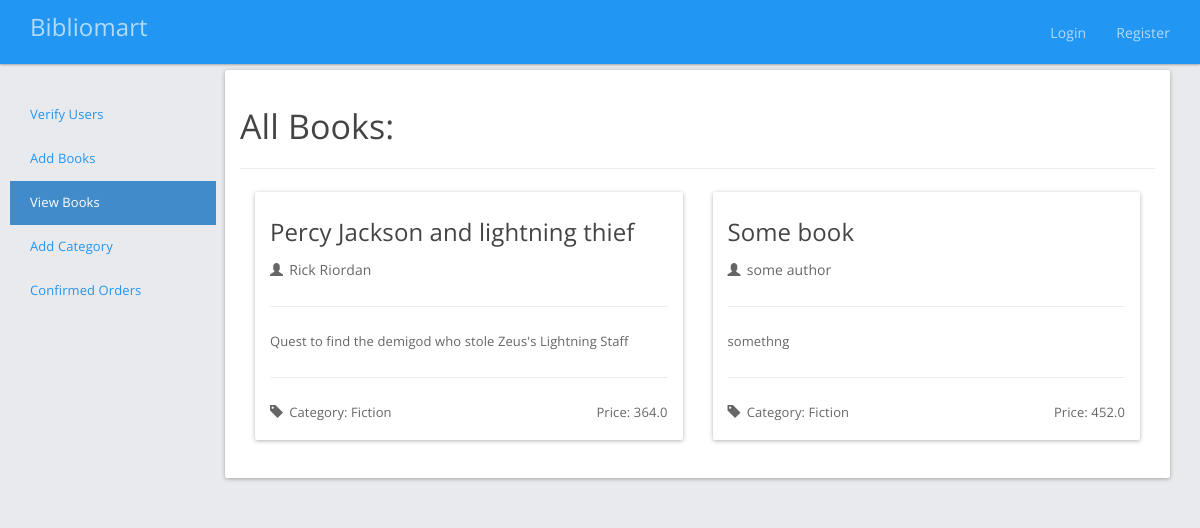
The app's page /admin/books with its own data.
### models.py (models this page shows, shortened)
class Book(db.Model):
    __tablename__ = "book"
    id = db.Column(db.String, primary_key=True)
    title = db.Column(db.String, nullable=False)
    author = db.Column(db.String, nullable=False)
    price = db.Column(db.Float, nullable=False)
    description = db.Column(db.Text, nullable=False)
    date_added = db.Column(db.DateTime)
    category_id = db.Column(db.String, db.ForeignKey('category.id'))
    category = db.relationship('Category',backref=db.backref('book', lazy='dynamic'))
    images = db.relationship('Image', backref='book', lazy='dynamic')
    carts = db.relationship("Cart", secondary="cart_book", viewonly=True)

class Category(db.Model):
    __tablename__ = "category"
    id = db.Column(db.String, primary_key=True)
    name = db.Column(db.String, nullable=False)

### app.py (the view)
@app.route('/admin/books')
def admin_view_books():
    books = Book.query.all()
    return render_template("admin-view-books.html", page="admin_view_books", books=books)

### app.py (called while the page is built)
@app.before_request
def before_request():
    g.user = current_user

### templates/admin-view-books.html (shortened to what this page needs)
<!DOCTYPE html>
<html lang="en">
<head>
    <link href="{{ url_for('static', filename='css/bootswatch.css')}}" rel="stylesheet">
    <link href="{{ url_for('static', filename='css/styles.css') }}" rel="stylesheet">
</head>
<body style="padding-top: 70px;">
    {% include 'navbar.html' %}
    <div id="modal-bg" class="modal-bg">
        <div class="container">
            <div class="row">
                <div class="col-md-2" >
                    <ul class="nav nav-sidebar">
                        <li>
                            <a href="{{url_for('admin_verify')}}">
                                Verify Users
                            </a>
                        </li>
                        <li>
                            <a href="{{url_for('add_book')}}">
                                Add Books
                            </a>
                        </li>
                        <li class="active">
                            <a href="{{url_for('admin_view_books')}}">
                                View Books
                            </a>
                        </li>
                        <li>
                            <a href="{{url_for('add_category')}}">
                                Add Category
                            </a>
                        </li>
                        <li>
                            <a href="{{url_for('admin_confirmed_orders')}}">
                                Confirmed Orders
                            </a>
                        </li>
                    </ul>
                </div>
                <div class="col-md-10" >
                    <div class="panel">
                        <div class="panel-body">
                            <h3>All Books:</h3>
                            <hr/>
                            {% for book in books %}
                            <div class="col-md-6">
                                <div class="panel panel-default">
                                    <div class="panel-body">
                                        <h4>{{book.title}}</h4>
                                        <span class="glyphicon glyphicon-user" aria-hidden="true"></span>
                                        <span style="font-size:14px;padding-right:10px">{{book.author}}</span>
                                        <hr/>
                                        <p class="book-description">{{book.description}}</p>
                                        <hr/>
                                        <span class="pull-left">
                                            <span class="glyphicon glyphicon-tag" aria-hidden="true"></span>
                                            Category: {{book.category.name}}
                                        </span>
                                        <span class="pull-right">
                                            Price: {{book.price}}
                                        </span>
                                    </div>
                                </div>
                            </div>
                            {% endfor %}
                        </div>
                    </div>
                </div>
            </div>
        </div>
    </div>
</body>
</html>

### templates/navbar.html (shortened to what this page needs)
<div class="navbar navbar-default navbar-fixed-top navbar-inverse" role="navigation">
    <div class="container">
        <div class="navbar-header">
            <a class="navbar-brand" href="{{url_for('index')}}">Bibliomart</a>
        </div>
        <div class="navbar-collapse collapse">
            <ul class="nav navbar-nav navbar-right">
                {% if g.user.is_authenticated %}
                {% if g.user.is_admin %}
                <li class="{{'active' if 'admin' in page}}">
                    <a href="{{url_for('admin_verify')}}">
                        <span class="glyphicon glyphicon-lock" aria-hidden="true"></span>
                        Admin
                    </a>
                </li>
                {% endif %}
                <li class="dropdown {{'active' if page=='user'}}">
                    <a href="#" class="dropdown-toggle" data-toggle="dropdown" role="button" aria-expanded="false">
                        <span style="padding-right: 10px;" class="glyphicon glyphicon-user" aria-hidden="true"></span>
                        {{g.user.name}} (Me)
                        <span class="caret"></span>
                    </a>
                    <ul class="dropdown-menu" role="menu">
                        <li><a href="{{url_for('edituser')}}">Edit User Details</a></li>
                        <li><a href="{{url_for('logout')}}">Logout</span> </a></li>
                    </ul>
                </li>
                {% else %}
                <li class="{% if page == 'login' %}{{'active'}}{% endif %}">
                  <a href="{{url_for('login')}}">Login</a></li>
                <li class = "{% if page == 'register' %}{{'active'}}{% endif %}">
                  <a href="{{url_for('register')}}">Register</a></li>
                {% endif %}
            </ul>
        </div>
    </div>
</div>

### static/css/styles.css (style rules this page uses)
html, body { height: 100%; background-color:#e9eaed; }
.glyphicon { padding-right: .2em; }
.navbar-nav > li { font-size: 14px; }
.book-description,.comment { white-space: pre-wrap; }
.nav-sidebar { margin-right: -21px; margin-bottom: 20px; margin-left: -20px; }
.nav-sidebar > li > a { padding-right: 20px; padding-left: 20px; }
.nav-sidebar > .active > a, .nav-sidebar > .active > a:hover, .nav-sidebar > .active > a:focus { color: #fff; background-color: #428bca; }

### records on screen
Book: title "Percy Jackson and lightning thief", author "Rick Riordan", description "Quest to find the demigod who stole Zeus's Lightning Staff", category.name "Fiction", price "364.0"
Book: title "Some book", author "some author", description "somethng", category.name "Fiction", price "452.0"
